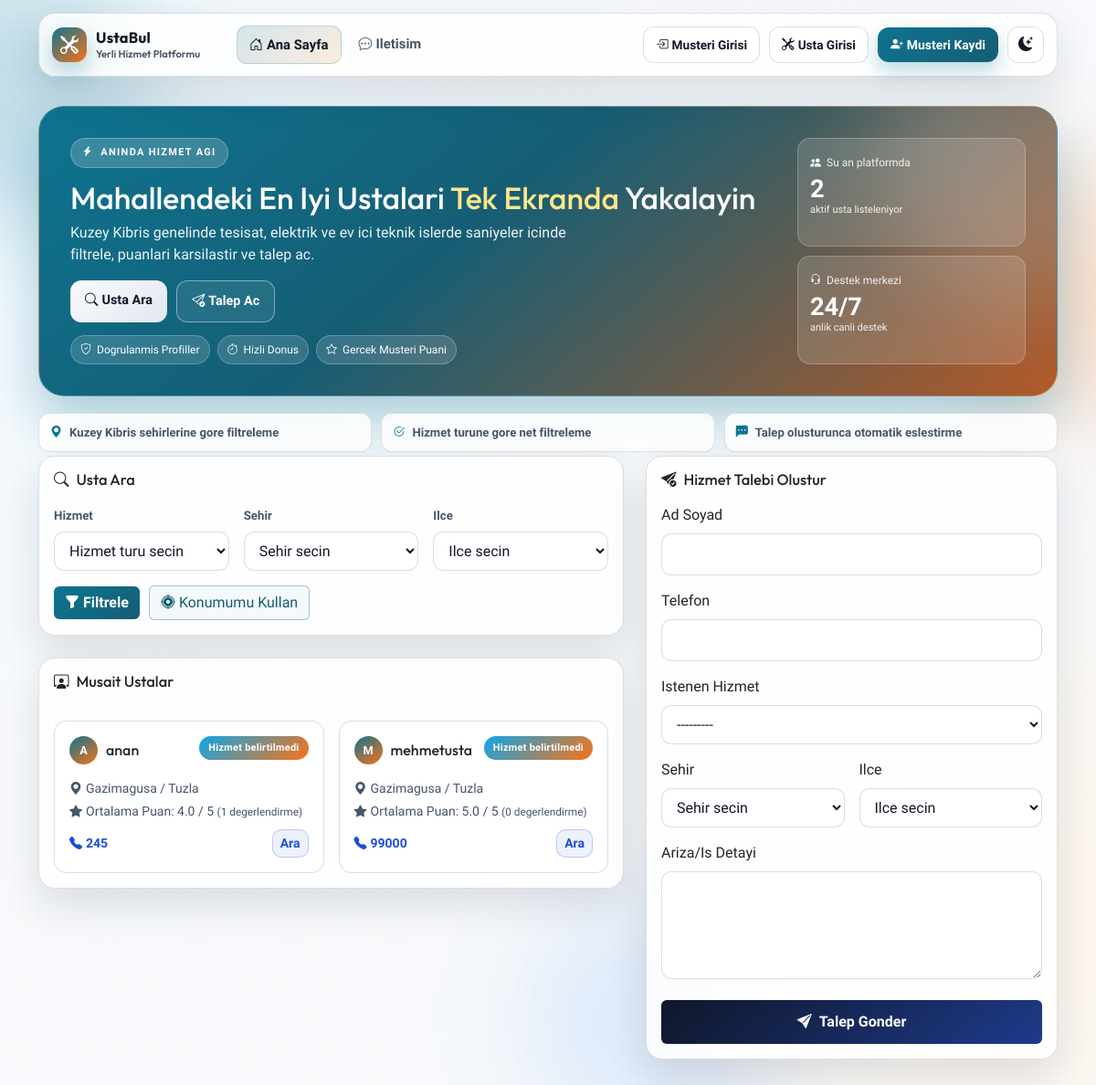
The app's page /, older data.
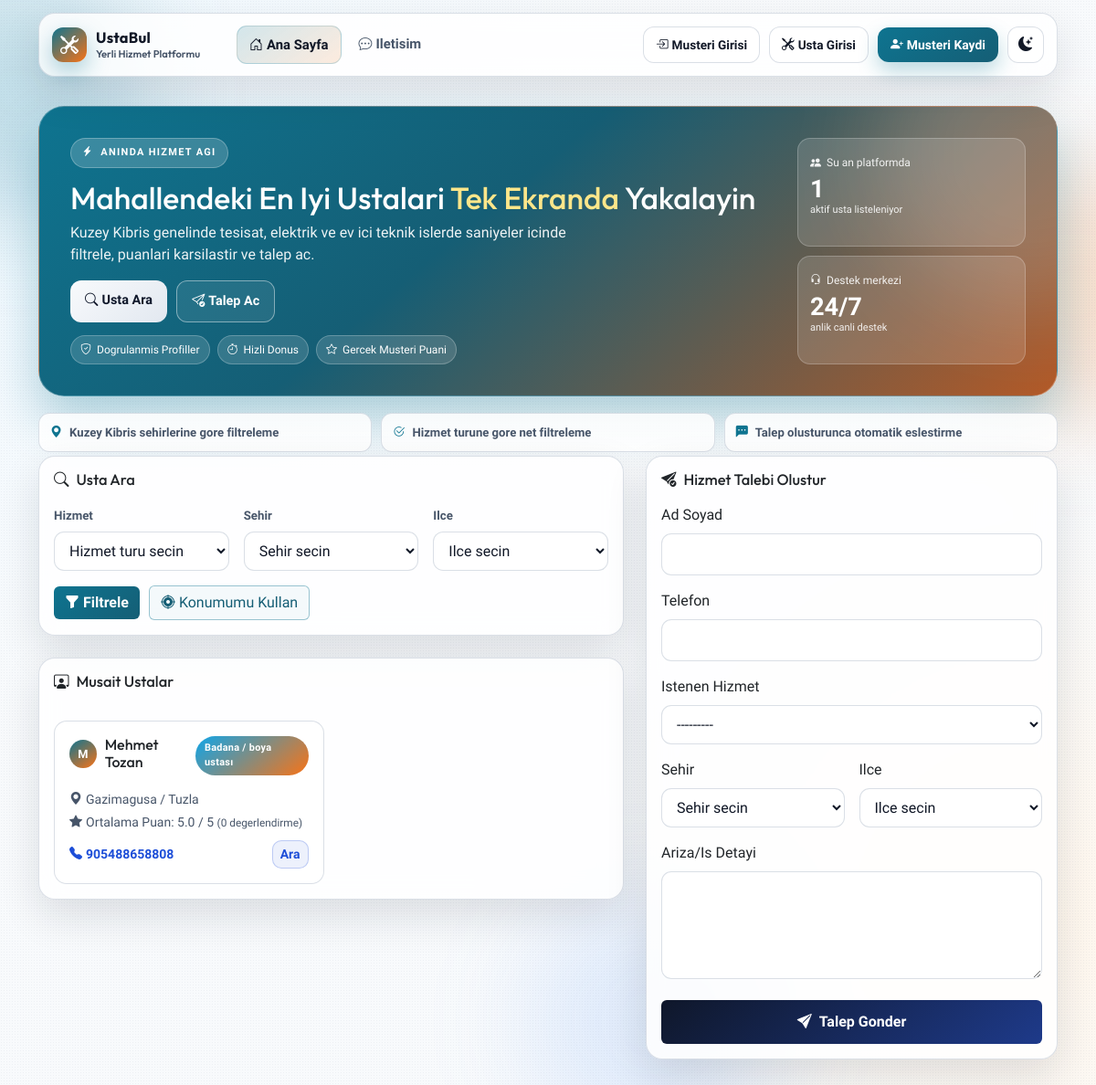
The same page, newer data.
### Myapp/models.py (models this page shows, shortened)
class Provider(models.Model):
    user = models.OneToOneField(
        User,
        on_delete=models.SET_NULL,
        null=True,
        blank=True,
        related_name="provider_profile",
    )
    full_name = models.CharField(max_length=120)
    service_types = models.ManyToManyField(ServiceType, related_name="providers", blank=True)
    city = models.CharField(max_length=80)
    district = models.CharField(max_length=80)
    phone = models.CharField(max_length=20)
    latitude = models.DecimalField(max_digits=9, decimal_places=6, null=True, blank=True)
    longitude = models.DecimalField(max_digits=9, decimal_places=6, null=True, blank=True)
    rating = models.DecimalField(max_digits=2, decimal_places=1, default=5.0)
    is_available = models.BooleanField(default=True)
    description = models.TextField(blank=True)
    created_at = models.DateTimeField(auto_now_add=True)
    class Meta:
        ordering = ["-is_available", "-rating", "full_name"]

class ServiceType(models.Model):
    name = models.CharField(max_length=80, unique=True)
    slug = models.SlugField(unique=True)
    class Meta:
        ordering = ["name"]
    def __str__(self):
        return self.name

### Myapp/views.py (the view)
# urls.py: path('', views.index, name='index'),
@never_cache
@ensure_csrf_cookie
def index(request):
    is_provider_user = bool(get_provider_for_user(request.user)) if request.user.is_authenticated else False
    search_form = ServiceSearchForm(request.GET or None)
    providers_qs = (
        Provider.objects.filter(is_available=True)
        .prefetch_related("service_types")
        .annotate(ratings_count=Count("ratings", distinct=True))
    )
    location_used = False
    if search_form.is_valid():
        service_type = search_form.cleaned_data.get("service_type")
        city = (search_form.cleaned_data.get("city") or "").strip()
        district = (search_form.cleaned_data.get("district") or "").strip()
        user_latitude = search_form.cleaned_data.get("latitude")
        user_longitude = search_form.cleaned_data.get("longitude")
        if service_type:
            providers_qs = providers_qs.filter(service_types=service_type)
        if city:
            providers_qs = providers_qs.filter(city__icontains=city)
        if district and district != ANY_DISTRICT_VALUE:
            providers_qs = providers_qs.filter(district__icontains=district)
        providers = list(providers_qs[:100])
        if user_latitude is not None and user_longitude is not None:
            location_used = True
            for provider in providers:
                if provider.latitude is not None and provider.longitude is not None:
                    provider.distance_km = round(
                        haversine_km(
                            float(user_latitude),
                            float(user_longitude),
                            float(provider.latitude),
                            float(provider.longitude),
                        ),
                        1,
                    )
                else:
                    provider.distance_km = None
            providers.sort(
                key=lambda p: (
                    p.distance_km is None,
                    p.distance_km if p.distance_km is not None else 10**9,
                    -float(p.rating),
                )
            )
        else:
            for provider in providers:
                provider.distance_km = None
    else:
        providers = list(providers_qs[:12])
        for provider in providers:
            provider.distance_km = None
    request_form = ServiceRequestForm(initial=build_request_form_initial(request))
    context = {
        "search_form": search_form,
        "request_form": request_form,
        "providers": providers[:12],
        "location_used": location_used,
        "city_district_map_json": get_city_district_map_json(),
        "is_provider_user": is_provider_user,
    }
    return render(request, "Myapp/index.html", context)

### Myapp/forms.py
class ServiceSearchForm(forms.Form):
    service_type = forms.ModelChoiceField(
        queryset=ServiceType.objects.all(),
        empty_label="Hizmet turu secin",
        required=False,
        label="Hizmet",
    )
    city = forms.ChoiceField(choices=[("", "Sehir secin")] + NC_CITY_CHOICES, required=False, label="Sehir")
    district = forms.ChoiceField(choices=DISTRICT_CHOICES_WITH_ANY, required=False, label="Ilce")
    latitude = forms.FloatField(required=False, widget=forms.HiddenInput())
    longitude = forms.FloatField(required=False, widget=forms.HiddenInput())

class ServiceRequestForm(forms.ModelForm):
    city = forms.ChoiceField(choices=[("", "Sehir secin")] + NC_CITY_CHOICES, label="Sehir")
    district = forms.ChoiceField(choices=DISTRICT_CHOICES_WITH_ANY, label="Ilce")
    class Meta:
        model = ServiceRequest
        fields = ["customer_name", "customer_phone", "service_type", "city", "district", "details"]
        labels = {
            "customer_name": "Ad Soyad",
            "customer_phone": "Telefon",
            "service_type": "Istenen Hizmet",
            "city": "Sehir",
            "district": "Ilce",
            "details": "Ariza/Is Detayi",
        }
        widgets = {
            "details": forms.Textarea(attrs={"rows": 4}),
        }

### Myapp/views.py (called while the page is built, shortened)
def build_request_form_initial(request):
    if not request.user.is_authenticated:
        return {}

def get_city_district_map_json():
    return json.dumps(NC_CITY_DISTRICT_MAP)

### Myapp/templates/Myapp/index.html (shortened to what this page needs)
{% extends "base.html" %}
{% block content %}
<section class="hero-spotlight reveal-up">
  <div class="hero-layout">
    <div class="hero-copy">
      <span class="hero-badge"><i class="bi bi-lightning-charge-fill"></i>ANINDA HIZMET AGI</span>
      <h1>Mahallendeki En Iyi Ustalari <span>Tek Ekranda</span> Yakalayin</h1>
      <p>Kuzey Kibris genelinde tesisat, elektrik ve ev ici teknik islerde saniyeler icinde filtrele, puanlari karsilastir ve talep ac.</p>
      <div class="hero-actions">
        <a class="btn hero-btn hero-btn-solid" href="#search-panel"><i class="bi bi-search me-1"></i>Usta Ara</a>
        <a class="btn hero-btn hero-btn-outline" href="#talep-form"><i class="bi bi-send-check me-1"></i>Talep Ac</a>
      </div>
      <div class="trust-ribbon">
        <span><i class="bi bi-shield-check"></i>Dogrulanmis Profiller</span>
        <span><i class="bi bi-stopwatch"></i>Hizli Donus</span>
        <span><i class="bi bi-star"></i>Gercek Musteri Puani</span>
      </div>
    </div>
    <aside class="hero-metrics">
      <div class="metric-card">
        <p class="metric-top"><i class="bi bi-people-fill"></i>Su an platformda</p>
        <p class="metric-value">{{ providers|length }}</p>
        <p class="metric-note">aktif usta listeleniyor</p>
      </div>
      <div class="metric-card">
        <p class="metric-top"><i class="bi bi-headset"></i>Destek merkezi</p>
        <p class="metric-value">24/7</p>
        <p class="metric-note">anlik canli destek</p>
      </div>
    </aside>
  </div>
</section>
<section class="status-strip reveal-up delay-1">
  <div class="status-item"><i class="bi bi-geo-alt-fill"></i>Kuzey Kibris sehirlerine gore filtreleme</div>
  <div class="status-item"><i class="bi bi-check2-circle"></i>Hizmet turune gore net filtreleme</div>
  <div class="status-item"><i class="bi bi-chat-left-dots-fill"></i>Talep olusturunca otomatik eslestirme</div>
</section>
<section class="row g-4 align-items-start">
  <div class="col-xl-7">
    <div class="card panel-card shadow-sm reveal-up delay-1" id="search-panel">
      <div class="card-body">
        <h2 class="h5 mb-3 section-title"><i class="bi bi-search me-2"></i>Usta Ara</h2>
        <form method="get" class="row g-3 search-form" id="search-form">
          <div class="col-lg-4">
            <label class="form-label">{{ search_form.service_type.label }}</label>
            {{ search_form.service_type }}
          </div>
          <div class="col-lg-4">
            <label class="form-label">{{ search_form.city.label }}</label>
            {{ search_form.city }}
          </div>
          <div class="col-lg-4">
            <label class="form-label">{{ search_form.district.label }}</label>
            {{ search_form.district }}
          </div>
          <div class="col-12 form-toolbar">
            <button type="submit" class="btn btn-primary btn-main"><i class="bi bi-funnel-fill me-1"></i>Filtrele</button>
            <button type="button" class="btn btn-outline-success btn-location" id="use-location-btn"><i class="bi bi-crosshair2 me-1"></i>Konumumu Kullan</button>
          </div>
        </form>
      </div>
    </div>
    <div class="card panel-card shadow-sm mt-4 reveal-up delay-2">
      <div class="card-body">
        <div class="d-flex align-items-center justify-content-between flex-wrap gap-2 mb-3">
          <h2 class="h5 mb-0 section-title"><i class="bi bi-person-workspace me-2"></i>Musait Ustalar</h2>
        </div>
        {% if providers %}
          <div class="row g-3 provider-grid">
            {% for provider in providers %}
              <div class="col-md-6 col-xl-6">
                <article class="provider-card p-3 h-100">
                  <div class="d-flex align-items-start justify-content-between mb-3">
                    <div class="provider-head">
                      <span class="avatar-dot">{{ provider.full_name|slice:":1"|upper }}</span>
                      <h3 class="h6 mb-0">{{ provider.full_name }}</h3>
                    </div>
                    <span class="pill">
                      {% for service in provider.service_types.all %}
                        {{ service.name }}{% if not forloop.last %}, {% endif %}
                      {% empty %}
                        Hizmet belirtilmedi
                      {% endfor %}
                    </span>
                  </div>
                  <p class="small mb-1 provider-location"><i class="bi bi-geo-alt-fill me-1"></i>{{ provider.city }} / {{ provider.district }}</p>
                  <p class="small mb-1 provider-rating">
                    <i class="bi bi-star-fill me-1"></i>Ortalama Puan: {{ provider.rating }} / 5
                    <span class="rating-count">({{ provider.ratings_count }} degerlendirme)</span>
                  </p>
                  <div class="provider-bottom">
                    <p class="small mb-0 provider-phone"><i class="bi bi-telephone-fill me-1"></i><strong>{{ provider.phone }}</strong></p>
                    <a href="tel:{{ provider.phone }}" class="btn btn-sm provider-call-btn">Ara</a>
                  </div>
                </article>
              </div>
            {% endfor %}
          </div>
        {% else %}
          <p class="mb-0">Kriterlere uygun usta bulunamadi.</p>
        {% endif %}
      </div>
    </div>
  </div>
  <div class="col-xl-5">
    {% if is_provider_user %}
      <div class="card panel-card shadow-sm sticky-form reveal-up delay-3">
        <div class="card-body">
          <h2 class="h5 mb-3 section-title"><i class="bi bi-tools me-2"></i>Usta Modu</h2>
          <p class="mb-3">Usta hesabi ile giris yaptiginiz icin talep olusturma kapali.</p>
          <a href="{% url 'provider_requests' %}" class="btn btn-main-dark w-100">
            <i class="bi bi-briefcase-fill me-2"></i>Usta Paneline Git
          </a>
        </div>
      </div>
    {% else %}
      <div class="card panel-card shadow-sm sticky-form reveal-up delay-3" id="talep-form">
        <div class="card-body">
          <h2 class="h5 mb-3 section-title"><i class="bi bi-send-check-fill me-2"></i>Hizmet Talebi Olustur</h2>
          <form method="post" action="{% url 'create_request' %}" class="row g-3" id="request-form">
            <div class="col-12">
              <label class="form-label">{{ request_form.customer_name.label }}</label>
              {{ request_form.customer_name }}
            </div>
            <div class="col-12">
              <label class="form-label">{{ request_form.customer_phone.label }}</label>
              {{ request_form.customer_phone }}
            </div>
            <div class="col-12">
              <label class="form-label">{{ request_form.service_type.label }}</label>
              {{ request_form.service_type }}
            </div>
            <div class="col-md-6">
              <label class="form-label">{{ request_form.city.label }}</label>
              {{ request_form.city }}
            </div>
            <div class="col-md-6">
              <label class="form-label">{{ request_form.district.label }}</label>
              {{ request_form.district }}
            </div>
            <div class="col-12">
              <label class="form-label">{{ request_form.details.label }}</label>
              {{ request_form.details }}
            </div>
            <div class="col-12">
              <button type="submit" class="btn btn-dark w-100 btn-main-dark"><i class="bi bi-send-fill me-2"></i>Talep Gonder</button>
            </div>
          </form>
        </div>
      </div>
    {% endif %}
  </div>
</section>
{% endblock %}

### templates/base.html (shortened to what this page needs)
{% load static %}
<!doctype html>
<html lang="tr" data-theme="light">
<head>
  <link href="https://cdn.jsdelivr.net/npm/bootstrap@5.3.8/dist/css/bootstrap.min.css" rel="stylesheet">
  <link rel="stylesheet" href="https://cdn.jsdelivr.net/npm/bootstrap-icons@1.11.3/font/bootstrap-icons.min.css">
  <link rel="stylesheet" href="{% static 'css/style.css' %}">
</head>
<body>
<div class="bg-orb orb-a"></div>
<div class="bg-orb orb-b"></div>
<header class="site-header fixed-top">
  <div class="container">
    <nav class="navbar navbar-expand-lg site-nav">
      <a class="navbar-brand site-brand" href="{% url 'index' %}">
        <span class="site-brand-mark"><i class="bi bi-tools"></i></span>
        <span class="site-brand-copy">
          <strong>UstaBul</strong>
          <small>Yerli Hizmet Platformu</small>
        </span>
      </a>
      <div class="collapse navbar-collapse" id="siteNav">
        <div class="navbar-nav nav-links ms-lg-4">
          <a class="nav-link {% if request.path == '/' %}active{% endif %}" href="{% url 'index' %}"><i class="bi bi-house-door me-1"></i>Ana Sayfa</a>
          <a class="nav-link {% if request.path == '/contact/' %}active{% endif %}" href="{% url 'contact' %}"><i class="bi bi-chat-dots me-1"></i>Iletisim</a>
        </div>
        <div class="nav-tools ms-lg-auto">
          {% if request.user.is_authenticated %}
            <span class="user-chip d-none d-md-inline-flex"><i class="bi bi-person-circle me-1"></i>{{ request.user.username }}</span>
            {% if request.session.role == "provider" %}
              <a class="btn nav-cta-btn d-none d-md-inline-flex" href="{% url 'provider_requests' %}">
                <i class="bi bi-briefcase-fill me-1"></i>Usta Paneli
              </a>
            {% else %}
              <a class="btn nav-cta-btn d-none d-md-inline-flex" href="{% url 'index' %}#talep-form">
                <i class="bi bi-lightning-charge-fill me-1"></i>Talep Ac
              </a>
            {% endif %}
            <form method="post" action="{% url 'logout' %}" class="logout-form">
              {% csrf_token %}
              <button type="submit" class="btn nav-ghost-btn"><i class="bi bi-box-arrow-right me-1"></i>Cikis</button>
            </form>
          {% else %}
            <a class="btn nav-ghost-btn" href="{% url 'customer_login' %}"><i class="bi bi-box-arrow-in-right me-1"></i>Musteri Girisi</a>
            <a class="btn nav-ghost-btn" href="{% url 'provider_login' %}"><i class="bi bi-tools me-1"></i>Usta Girisi</a>
            <a class="btn nav-cta-btn" href="{% url 'customer_signup' %}"><i class="bi bi-person-plus-fill me-1"></i>Musteri Kaydi</a>
          {% endif %}
          <button type="button" class="theme-toggle-btn" id="theme-toggle-btn" aria-label="Temayi degistir">
          </button>
        </div>
      </div>
    </nav>
  </div>
</header>
<main class="container site-main">
  {% block content %}{% endblock %}
</main>
</body>
</html>

Row changes from the older to the newer data that the page shows:
removed Provider: full_name "A", full_name "anan", city "Gazimagusa", district "Tuzla", rating "4.0", ratings_count "1", phone "245"
removed Provider: full_name "M", full_name "mehmetusta", city "Gazimagusa", district "Tuzla", rating "5.0", ratings_count "0", phone "99000"
added Provider: full_name "M", full_name "Mehmet Tozan", city "Gazimagusa", district "Tuzla", rating "5.0", ratings_count "0", phone "905488658808"
added ServiceType: name "Badana / boya ustası"
Text that changed along with them:
{{ providers|length }}: "2" → "1"
